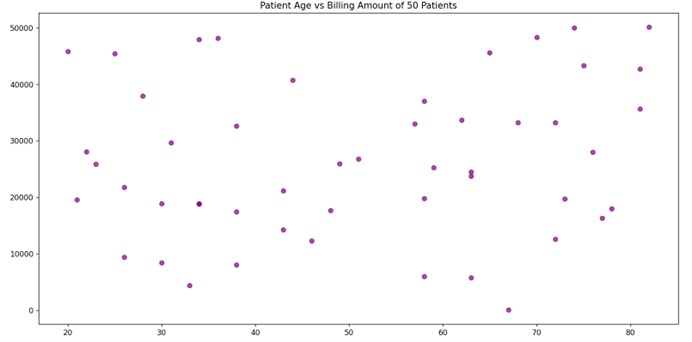

This chart was generated by the following Python code:
import pandas as pd
import matplotlib.pyplot as plt

# dataset used: https://www.kaggle.com/datasets/prasad22/healthcare-dataset 
data = pd.read_csv('data/healthcare_dataset.csv')
data['Billing Amount'] = pd.to_numeric(data['Billing Amount'], errors='coerce')
subset_data = data.head(50)

fig, ax = plt.subplots(figsize=(8, 6))
ax.scatter(subset_data['Age'], subset_data['Billing Amount'], color='purple', alpha=0.7)
ax.set_title('Patient Age vs Billing Amount of 50 Patients')
plt.show()
